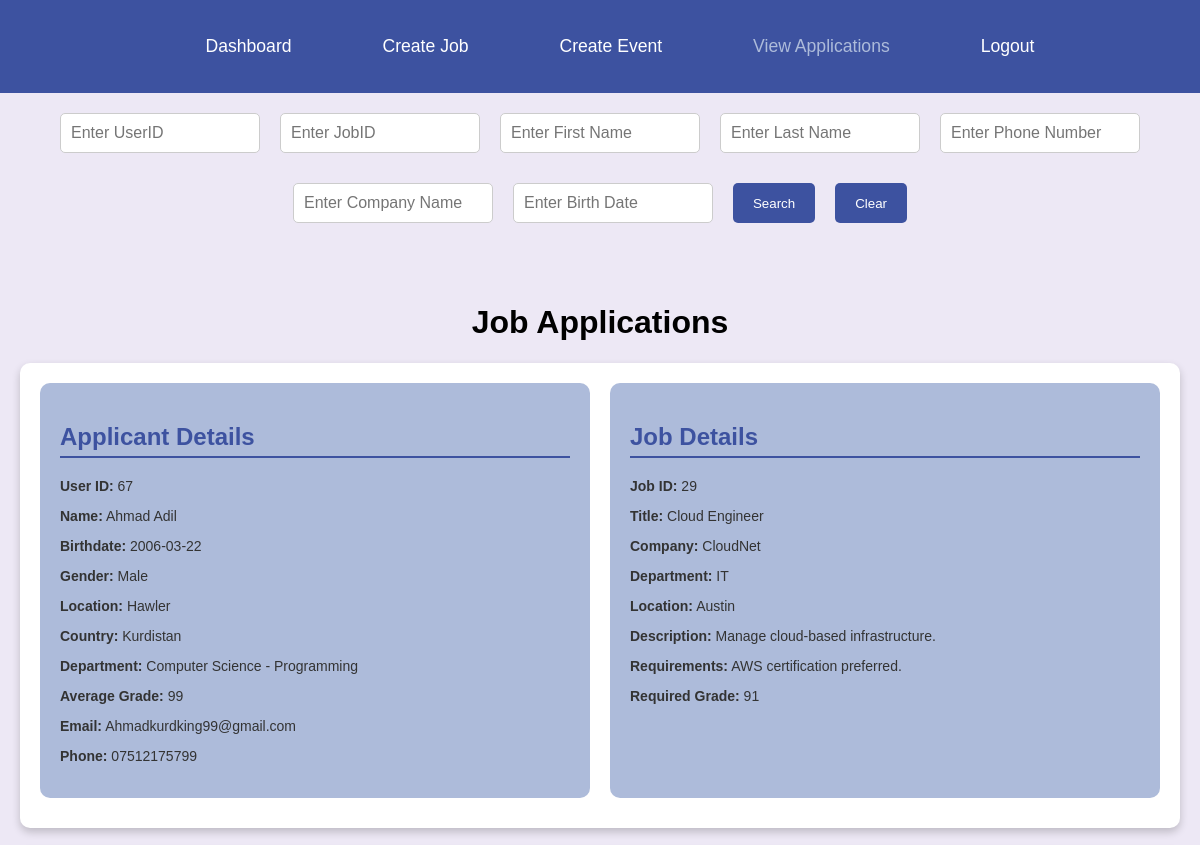
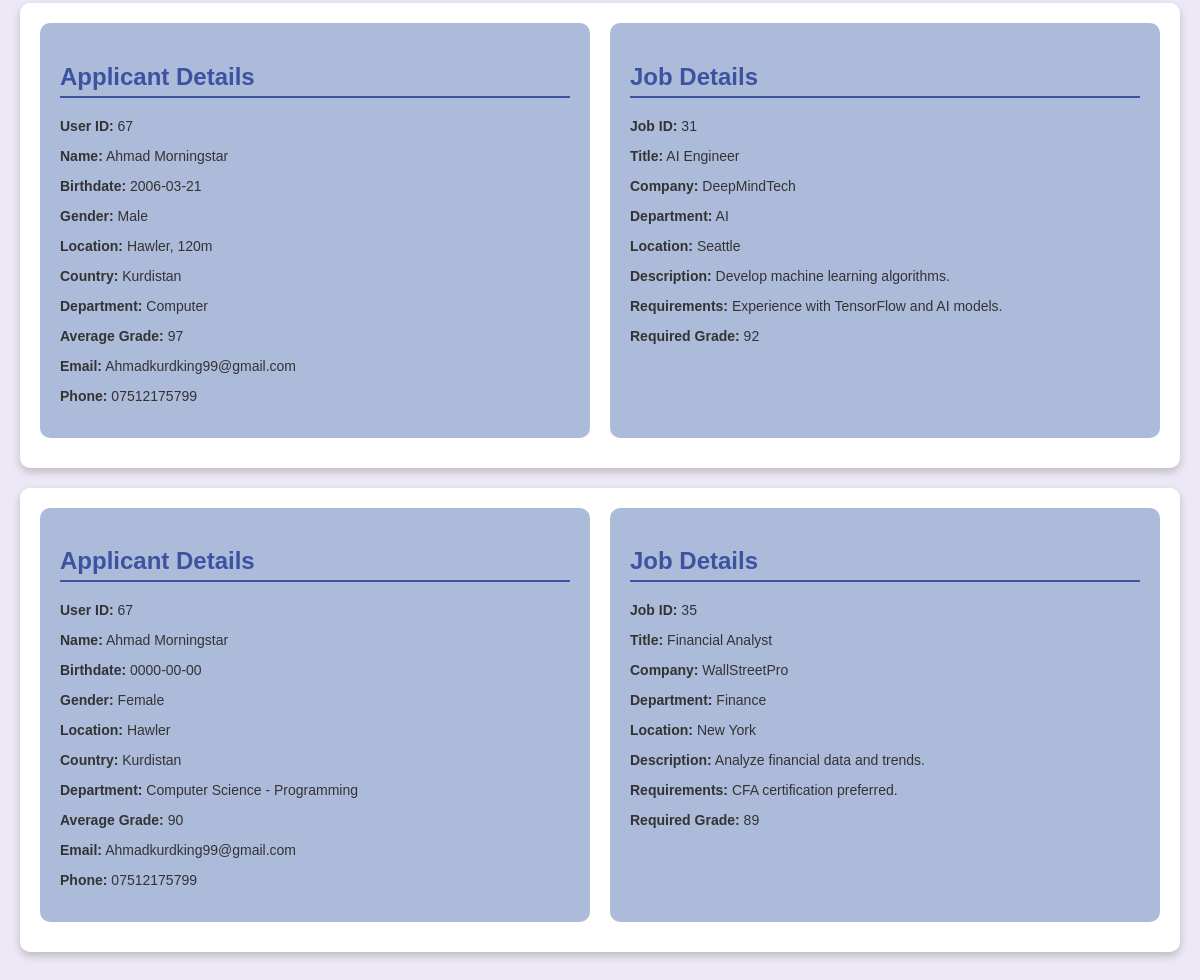
Screenshot of /viewapps.php (signed in) with the database file from the repository (2 pictures, top to bottom).
### tables this page shows
CREATE TABLE `apply` (
  `job_id` int(11) NOT NULL,
  `user_id` int(11) NOT NULL,
  `first_name` varchar(255) DEFAULT NULL,
  `last_name` varchar(255) DEFAULT NULL,
  `age` date DEFAULT NULL,
  `gender` enum('Male','Female') DEFAULT NULL,
  `location` varchar(255) DEFAULT NULL,
  `country` varchar(255) DEFAULT NULL,
  `department` varchar(255) DEFAULT NULL,
  `average_grade` int(11) DEFAULT NULL,
  `email` varchar(255) DEFAULT NULL,
  `phone_number` varchar(20) DEFAULT NULL
);

CREATE TABLE `jobs` (
  `job_id` int(11) NOT NULL,
  `job_title` varchar(255) NOT NULL,
  `company_name` varchar(255) NOT NULL,
  `department` varchar(255) NOT NULL,
  `location` varchar(255) NOT NULL,
  `description` text NOT NULL,
  `requirements` text NOT NULL,
  `grade` int(100) NOT NULL
);

### viewapps.php (the view, shortened to what this page needs)
<?php
$servername = "sql108.infinityfree.com";
$username = "if0_38250336";
$password = "Ahm20066";
$dbname = "if0_38250336_PMS";
$conn = new mysqli($servername, $username, $password, $dbname);
$userSearch = isset($_GET['userSearch']) ? $_GET['userSearch'] : '';
$jobSearch = isset($_GET['jobSearch']) ? $_GET['jobSearch'] : '';
$firstNameSearch = isset($_GET['firstNameSearch']) ? $_GET['firstNameSearch'] : '';
$lastNameSearch = isset($_GET['lastNameSearch']) ? $_GET['lastNameSearch'] : '';
$phoneSearch = isset($_GET['phoneSearch']) ? $_GET['phoneSearch'] : '';
$companySearch = isset($_GET['companySearch']) ? $_GET['companySearch'] : '';
$birthDateSearch = isset($_GET['birthDateSearch']) ? $_GET['birthDateSearch'] : '';
$sql = "SELECT a.user_id, a.first_name, a.last_name, a.age, a.gender, a.location, a.country,
               a.department, a.average_grade, a.email, a.phone_number,
               j.job_id, j.job_title, j.company_name, j.department AS job_department, j.location AS job_location,
               j.description, j.requirements, j.grade
        FROM apply a
        JOIN jobs j ON a.job_id = j.job_id";
$result = $conn->query($sql);
?>
<!DOCTYPE html>
<html lang="en">
<head>
    <link rel="stylesheet" href="viewapps.css">
</head>
<body>
    <header>
<div class="nav-container">
        <nav>
            <ul>
                <li><a href="panel.php">Dashboard</a></li>
                <li><a href="createjob.php">Create Job</a></li>
                <li><a href="createevent.php">Create Event</a></li>
                <li><a href="viewapps.php" style="color: #adbbda;">View Applications</a></li>
                <li><a href="?logout=true">Logout</a></li>
            </ul>
        </nav>
    </div>
</header>
<div class="search-container">
    <form method="GET" action="viewapps.php">
        <div class="search-fields">
            <input type="text" name="userSearch" placeholder="Enter UserID" value="<?php echo htmlspecialchars($userSearch); ?>">
            <input type="text" name="jobSearch" placeholder="Enter JobID" value="<?php echo htmlspecialchars($jobSearch); ?>">
            <input type="text" name="firstNameSearch" placeholder="Enter First Name" value="<?php echo htmlspecialchars($firstNameSearch); ?>">
            <input type="text" name="lastNameSearch" placeholder="Enter Last Name" value="<?php echo htmlspecialchars($lastNameSearch); ?>">
            <input type="text" name="phoneSearch" placeholder="Enter Phone Number" value="<?php echo htmlspecialchars($phoneSearch); ?>">
            <input type="text" name="companySearch" placeholder="Enter Company Name" value="<?php echo htmlspecialchars($companySearch); ?>">
            <input type="text" name="birthDateSearch" placeholder="Enter Birth Date" value="<?php echo htmlspecialchars($birthDateSearch); ?>">
            <button type="submit">Search</button>
            <button type="submit" name="clear" value="true">Clear</button>
        </div>
    </form>
</div>
<div class="applications-container">
    <h1>Job Applications</h1>
    <?php if ($result->num_rows > 0): ?>
        <?php while($row = $result->fetch_assoc()): ?>
            <div class="application-card">
                <div class="user-card">
                    <h2>Applicant Details</h2>
                    <p><strong>User ID:</strong> <?php echo htmlspecialchars($row['user_id']); ?></p>
                    <p><strong>Name:</strong> <?php echo htmlspecialchars($row['first_name'] . " " . $row['last_name']); ?></p>
                    <p><strong>Birthdate:</strong> <?php echo htmlspecialchars($row['age']); ?></p>
                    <p><strong>Gender:</strong> <?php echo htmlspecialchars($row['gender']); ?></p>
                    <p><strong>Location:</strong> <?php echo htmlspecialchars($row['location']); ?></p>
                    <p><strong>Country:</strong> <?php echo htmlspecialchars($row['country']); ?></p>
                    <p><strong>Department:</strong> <?php echo htmlspecialchars($row['department']); ?></p>
                    <p><strong>Average Grade:</strong> <?php echo htmlspecialchars($row['average_grade']); ?></p>
                    <p><strong>Email:</strong> <?php echo htmlspecialchars($row['email']); ?></p>
                    <p><strong>Phone:</strong> <?php echo htmlspecialchars($row['phone_number']); ?></p>
                </div>
                <div class="job-card">
                    <h2>Job Details</h2>
                    <p><strong>Job ID:</strong> <?php echo htmlspecialchars($row['job_id']); ?></p>
                    <p><strong>Title:</strong> <?php echo htmlspecialchars($row['job_title']); ?></p>
                    <p><strong>Company:</strong> <?php echo htmlspecialchars($row['company_name']); ?></p>
                    <p><strong>Department:</strong> <?php echo htmlspecialchars($row['job_department']); ?></p>
                    <p><strong>Location:</strong> <?php echo htmlspecialchars($row['job_location']); ?></p>
                    <p><strong>Description:</strong> <?php echo htmlspecialchars($row['description']); ?></p>
                    <p><strong>Requirements:</strong> <?php echo htmlspecialchars($row['requirements']); ?></p>
                    <p><strong>Required Grade:</strong> <?php echo htmlspecialchars($row['grade']); ?></p>
                </div>
            </div>
        <?php endwhile; ?>
    <?php else: ?>
        <p>No applications found.</p>
    <?php endif; ?>
</div>
</body>
</html>

### viewapps.css (style rules this page uses)
body { font-family: Arial, sans-serif; background-color: #ede8f5; text-align: center; margin: 0; padding: 0; }
.search-container { margin: 20px; }
.search-fields { display: flex; justify-content: center; gap: 20px; margin-bottom: 20px; flex-wrap: wrap; }
.search-fields input { padding: 10px; font-size: 16px; border-radius: 5px; border: 1px solid #ccc; width: 200px; box-sizing: border-box; margin-bottom: 10px; }
.search-fields button { padding: 10px 20px; background-color: #3d52a0; color: white; border: none; border-radius: 5px; cursor: pointer; margin-bottom: 10px; }
.applications-container { max-width: 1200px; margin: 30px auto; padding: 20px; }
.application-card { display: flex; justify-content: space-between; gap: 20px; background: white; padding: 20px; border-radius: 10px; box-shadow: 0 4px 8px rgba(0, 0, 0, 0.2); margin-bottom: 20px; text-align: left; flex-wrap: wrap; }
.user-card, .job-card { flex: 1; padding: 20px; border-radius: 10px; background-color: #adbbda; min-width: 300px; margin-bottom: 10px; }
.user-card h2, .job-card h2 { color: #3d52a0; border-bottom: 2px solid #3d52a0; padding-bottom: 5px; }
p { font-size: 14px; color: #333; }
header { background: #3d52a0; color: white; padding: 20px 0; }
.nav-container { width: 80%; margin: auto; }
nav ul { list-style: none; display: flex; justify-content: space-around; }
nav ul li a { color: #ffffff; text-decoration: none; font-size: 1.1em; }

### rows the page displays
apply: user "67", first_name+last_name "Ahmad Adil", age "2006-03-22", gender "Male", location "Hawler", country "Kurdistan", department "Computer Science - Programming", average_grade "99", email "Ahmadkurdking99@gmail.com", phone_number "07512175799", job.job_id "29", job.job_title "Cloud Engineer", job.company_name "CloudNet", job.department "IT", job.location "Austin", job.description "Manage cloud-based infrastructure.", job.requirements "AWS certification preferred.", job.grade "91"
apply: user "67", first_name+last_name "Ahmad Morningstar", age "2006-03-21", gender "Male", location "Hawler, 120m", country "Kurdistan", department "Computer", average_grade "97", email "Ahmadkurdking99@gmail.com", phone_number "07512175799", job.job_id "31", job.job_title "AI Engineer", job.company_name "DeepMindTech", job.department "AI", job.location "Seattle", job.description "Develop machine learning algorithms.", job.requirements "Experience with TensorFlow and AI models.", job.grade "92"
apply: user "67", first_name+last_name "Ahmad Morningstar", age "0000-00-00", gender "Female", location "Hawler", country "Kurdistan", department "Computer Science - Programming", average_grade "90", email "Ahmadkurdking99@gmail.com", phone_number "07512175799", job.job_id "35", job.job_title "Financial Analyst", job.company_name "WallStreetPro", job.department "Finance", job.location "New York", job.description "Analyze financial data and trends.", job.requirements "CFA certification preferred.", job.grade "89"
